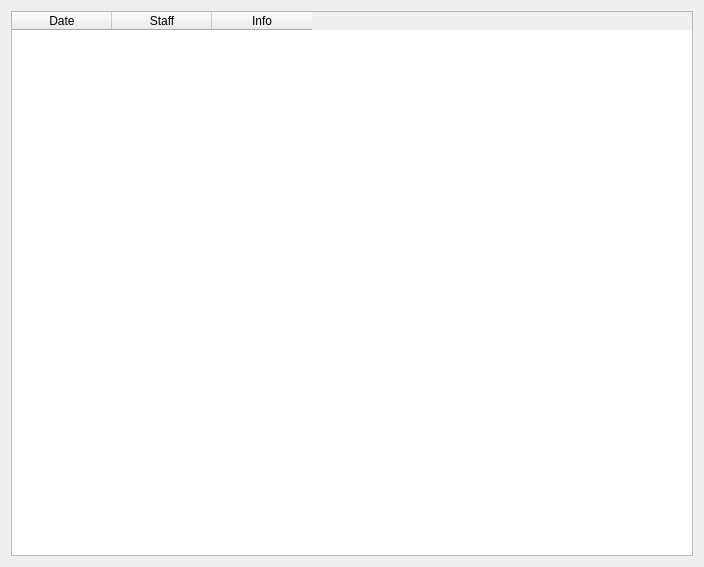
<?xml version="1.0" encoding="UTF-8"?>
<ui version="4.0">
 <class>DlgDishHistory</class>
 <widget class="QDialog" name="DlgDishHistory">
  <property name="geometry">
   <rect>
    <x>0</x>
    <y>0</y>
    <width>704</width>
    <height>567</height>
   </rect>
  </property>
  <property name="windowTitle">
   <string>Dish history</string>
  </property>
  <layout class="QVBoxLayout" name="verticalLayout">
   <item>
    <widget class="EQTableWidget" name="tblData">
     <property name="editTriggers">
      <set>QAbstractItemView::NoEditTriggers</set>
     </property>
     <property name="selectionMode">
      <enum>QAbstractItemView::NoSelection</enum>
     </property>
     <column>
      <property name="text">
       <string>Date</string>
      </property>
     </column>
     <column>
      <property name="text">
       <string>Staff</string>
      </property>
     </column>
     <column>
      <property name="text">
       <string>Info</string>
      </property>
     </column>
    </widget>
   </item>
  </layout>
 </widget>
 <customwidgets>
  <customwidget>
   <class>EQTableWidget</class>
   <extends>QTableWidget</extends>
   <header location="global">eqtablewidget.h</header>
  </customwidget>
 </customwidgets>
 <resources/>
 <connections/>
</ui>
